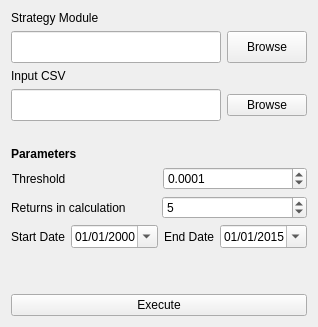
      <widget class="QWidget" name="run_tab">
       <property name="layoutDirection">
        <enum>Qt::LeftToRight</enum>
       </property>
       <attribute name="icon">
        <iconset resource="resources.qrc">
         <normaloff>:/images/resources/run_program.gif</normaloff>:/images/resources/run_program.gif</iconset>
       </attribute>
       <attribute name="title">
        <string>Run Strategy Module</string>
       </attribute>
       <layout class="QVBoxLayout" name="verticalLayout_3">
        <item>
         <layout class="QVBoxLayout" name="programLayout">
          <item>
           <widget class="QLabel" name="strategy_module_label">
            <property name="text">
             <string>Strategy Module</string>
            </property>
           </widget>
          </item>
          <item>
           <layout class="QHBoxLayout" name="strategyModuleLayout">
            <item>
             <widget class="QLineEdit" name="strategy_module_location">
              <property name="minimumSize">
               <size>
                <width>0</width>
                <height>32</height>
               </size>
              </property>
             </widget>
            </item>
            <item>
             <widget class="QPushButton" name="browseModule">
              <property name="enabled">
               <bool>true</bool>
              </property>
              <property name="minimumSize">
               <size>
                <width>0</width>
                <height>32</height>
               </size>
              </property>
              <property name="toolTip">
               <string>&lt;html&gt;&lt;head/&gt;&lt;body&gt;&lt;p&gt;Select the strategy module you wish to analyse.&lt;/p&gt;&lt;/body&gt;&lt;/html&gt;</string>
              </property>
              <property name="text">
               <string>Browse</string>
              </property>
             </widget>
            </item>
           </layout>
          </item>
          <item>
           <widget class="QLabel" name="input_csv_label">
            <property name="text">
             <string>Input CSV</string>
            </property>
           </widget>
          </item>
          <item>
           <layout class="QHBoxLayout" name="inputCSVLayout">
            <item>
             <widget class="QLineEdit" name="input_csv_location">
              <property name="minimumSize">
               <size>
                <width>0</width>
                <height>32</height>
               </size>
              </property>
             </widget>
            </item>
            <item>
             <widget class="QPushButton" name="browseCSV">
              <property name="toolTip">
               <string>&lt;html&gt;&lt;head/&gt;&lt;body&gt;&lt;p&gt;Select an input CSV file you wish to process using the strategy module.&lt;/p&gt;&lt;/body&gt;&lt;/html&gt;</string>
              </property>
              <property name="text">
               <string>Browse</string>
              </property>
              <property name="icon">
               <iconset resource="resources.qrc">
                <normaloff>:/images/resources/file_csv.png</normaloff>:/images/resources/file_csv.png</iconset>
              </property>
              <property name="iconSize">
               <size>
                <width>32</width>
                <height>32</height>
               </size>
              </property>
             </widget>
            </item>
           </layout>
          </item>
          <item>
           <widget class="QLabel" name="inputcsv_valid">
            <property name="maximumSize">
             <size>
              <width>16777215</width>
              <height>16777215</height>
             </size>
            </property>
            <property name="font">
             <font>
              <weight>50</weight>
              <bold>false</bold>
             </font>
            </property>
            <property name="styleSheet">
             <string notr="true">color: rgb(255, 0, 0);</string>
            </property>
            <property name="text">
             <string/>
            </property>
           </widget>
          </item>
          <item>
           <widget class="QLabel" name="parameters_label">
            <property name="font">
             <font>
              <weight>75</weight>
              <bold>true</bold>
             </font>
            </property>
            <property name="text">
             <string>Parameters</string>
            </property>
           </widget>
          </item>
          <item>
           <layout class="QGridLayout" name="_2">
            <property name="leftMargin">
             <number>1</number>
            </property>
            <item row="0" column="1">
             <widget class="QLabel" name="threshold_label">
              <property name="text">
               <string>Threshold</string>
              </property>
             </widget>
            </item>
            <item row="0" column="2">
             <widget class="QDoubleSpinBox" name="threshold">
              <property name="toolTip">
               <string>&lt;html&gt;&lt;head/&gt;&lt;body&gt;&lt;p&gt;Select the threshold value to be used in the analysis.&lt;/p&gt;&lt;/body&gt;&lt;/html&gt;</string>
              </property>
              <property name="decimals">
               <number>4</number>
              </property>
              <property name="maximum">
               <double>1.000000000000000</double>
              </property>
              <property name="singleStep">
               <double>1.000000000000000</double>
              </property>
              <property name="value">
               <double>0.000100000000000</double>
              </property>
             </widget>
            </item>
           </layout>
          </item>
          <item>
           <layout class="QHBoxLayout" name="returnInCalculationLayout">
            <item>
             <widget class="QLabel" name="returnsInCalculation_label">
              <property name="text">
               <string>Returns in calculation</string>
              </property>
             </widget>
            </item>
            <item>
             <widget class="QSpinBox" name="returnsInCalculation">
              <property name="toolTip">
               <string>&lt;html&gt;&lt;head/&gt;&lt;body&gt;&lt;p&gt;Select the number of returns in calculations (also known as returns window size).&lt;/p&gt;&lt;/body&gt;&lt;/html&gt;</string>
              </property>
              <property name="locale">
               <locale language="English" country="UnitedKingdom"/>
              </property>
              <property name="maximum">
               <number>9999</number>
              </property>
              <property name="value">
               <number>5</number>
              </property>
             </widget>
            </item>
           </layout>
          </item>
          <item>
           <layout class="QHBoxLayout" name="dateLayout">
            <item>
             <widget class="QLabel" name="start_date_label">
              <property name="text">
               <string>Start Date</string>
              </property>
             </widget>
            </item>
            <item>
             <widget class="QDateEdit" name="start_date">
              <property name="toolTip">
               <string>&lt;html&gt;&lt;head/&gt;&lt;body&gt;&lt;p&gt;Select the start date to begin analysing from.&lt;/p&gt;&lt;/body&gt;&lt;/html&gt;</string>
              </property>
              <property name="displayFormat">
               <string>dd/MM/yyyy</string>
              </property>
              <property name="calendarPopup">
               <bool>true</bool>
              </property>
             </widget>
            </item>
            <item>
             <widget class="QLabel" name="end_date_label">
              <property name="text">
               <string>End Date</string>
              </property>
             </widget>
            </item>
            <item>
             <widget class="QDateEdit" name="end_date">
              <property name="toolTip">
               <string>&lt;html&gt;&lt;head/&gt;&lt;body&gt;&lt;p&gt;Select the end date to stop analysing.&lt;/p&gt;&lt;/body&gt;&lt;/html&gt;</string>
              </property>
              <property name="displayFormat">
               <string>dd/MM/yyyy</string>
              </property>
              <property name="calendarPopup">
               <bool>true</bool>
              </property>
              <property name="date">
               <date>
                <year>2015</year>
                <month>1</month>
                <day>1</day>
               </date>
              </property>
             </widget>
            </item>
           </layout>
          </item>
          <item>
           <widget class="QLabel" name="date_valid">
            <property name="styleSheet">
             <string notr="true">color:red;</string>
            </property>
            <property name="text">
             <string/>
            </property>
           </widget>
          </item>
          <item>
           <layout class="QVBoxLayout" name="executeLayout">
            <item alignment="Qt::AlignHCenter">
             <widget class="QLabel" name="execution_status">
              <property name="sizePolicy">
               <sizepolicy hsizetype="Preferred" vsizetype="Preferred">
                <horstretch>80</horstretch>
                <verstretch>0</verstretch>
               </sizepolicy>
              </property>
              <property name="styleSheet">
               <string notr="true">color: rgb(0, 170, 0);</string>
              </property>
              <property name="text">
               <string/>
              </property>
             </widget>
            </item>
            <item>
             <widget class="QPushButton" name="execute_button">
              <property name="toolTip">
               <string>&lt;html&gt;&lt;head/&gt;&lt;body&gt;&lt;p&gt;Execute stragegy module providing it with the provided input CSV file and a parameter file.&lt;/p&gt;&lt;/body&gt;&lt;/html&gt;</string>
              </property>
              <property name="styleSheet">
               <string notr="true">#MainWindow QPushButton {
background: qradialgradient(cx: 0.3, cy: -0.4,
fx: 0.3, fy: -0.4,
radius: 1.35, stop: 0 #fff, stop: 1 #3498db);
border: 1px solid #555;
font-family: Arial;
color: #ffffff;
font-size: 16px;
padding: 10px 5px 10px 5px;
text-decoration: none;
}

#MainWindow QPushButton:hover {
background: qradialgradient(cx: 0.3, cy: -0.4,
fx: 0.3, fy: -0.4,
radius: 1.35, stop: 0 #fff, stop: 1 #3cb1ff);
}

#MainWindow QPushButton:pressed {
background: qradialgradient(cx: 0.3, cy: -0.4,
fx: 0.3, fy: -0.4,
radius: 1.35, stop: 0 #fff, stop: 1 #3498db);
}</string>
              </property>
              <property name="text">
               <string>Execute</string>
              </property>
              <property name="icon">
               <iconset resource="resources.qrc">
                <normaloff>:/images/resources/run.png</normaloff>:/images/resources/run.png</iconset>
              </property>
              <property name="iconSize">
               <size>
                <width>24</width>
                <height>24</height>
               </size>
              </property>
             </widget>
            </item>
           </layout>
          </item>
         </layout>
        </item>
       </layout>
      </widget>
